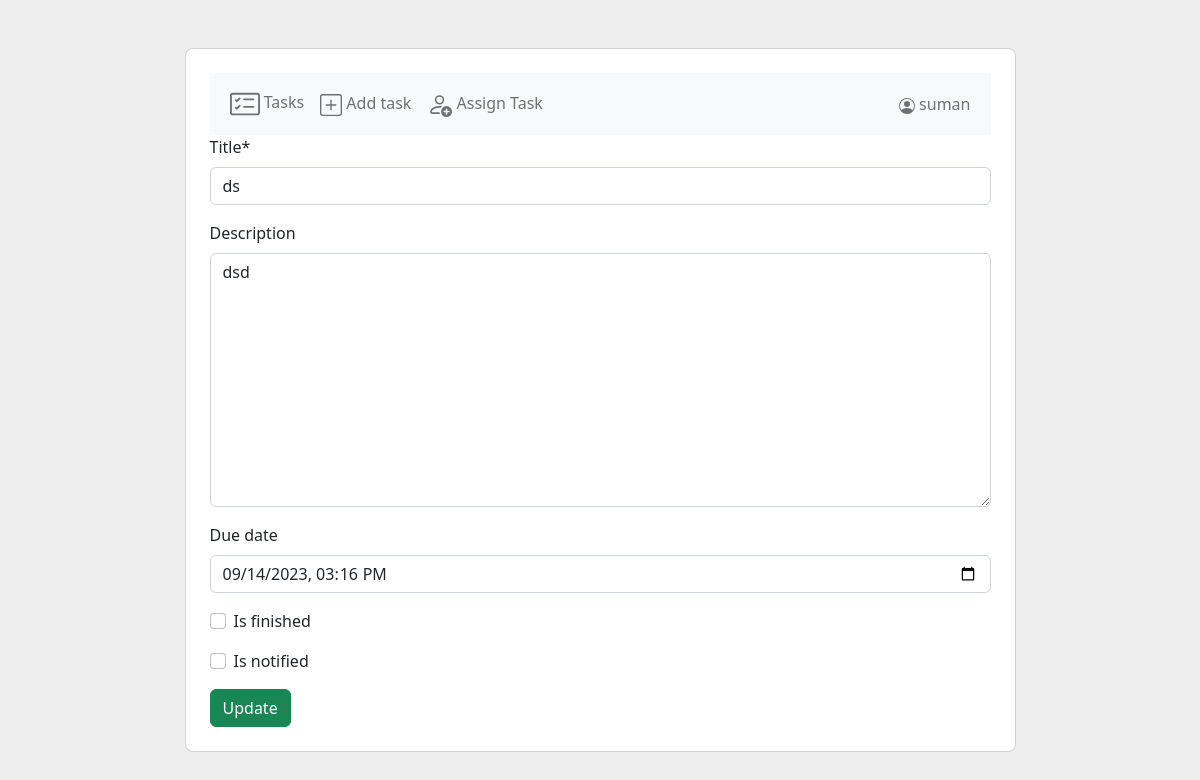
Page /task-update/2/ (signed in) on the committed database.
### users/models.py (models this page shows, shortened)
class Account(AbstractBaseUser, PermissionsMixin):
    username = models.CharField(max_length=60, unique=True)
    phone_number = models.CharField(
        max_length=11, verbose_name="Phone number", unique=True)
    first_name = models.CharField(max_length=100, verbose_name="First Name")
    last_name = models.CharField(max_length=100, null=True, blank=True)
    date_joined = models.DateTimeField(
        verbose_name="Date joined", auto_now_add=True)
    last_login = models.DateTimeField(verbose_name="Last login", auto_now=True)
    is_admin = models.BooleanField(default=False)
    is_active = models.BooleanField(default=True)
    is_staff = models.BooleanField(default=False)
    is_superuser = models.BooleanField(default=False)
    USERNAME_FIELD = 'username'
    REQUIRED_FIELDS = ['first_name', 'last_name', 'phone_number']
    objects = AccountManager()

### reminder/models.py (models this page shows, shortened)
class Task(models.Model):
    title = models.CharField(max_length=100)
    description = models.TextField(null=True, blank=True)
    due_date = models.DateTimeField(null=True, blank=True)
    is_finished = models.BooleanField(default=False)
    is_notified = models.BooleanField(default=False)
    is_assigned = models.BooleanField(default=False)
    assigned_by = models.ForeignKey(
        settings.AUTH_USER_MODEL, on_delete=models.SET_NULL, null=True, related_name='item_assigned')
    owner = models.ForeignKey(
        settings.AUTH_USER_MODEL, on_delete=models.CASCADE, related_name='item_created')
    class Meta:
        ordering = ('due_date',)

### reminder/views.py (the view)
class ReminderUpdate(LoginRequiredMixin, UpdateView):
    model = Task
    form_class = ReminderUpdateForm
    template_name = 'reminder/task_update.html'
    success_url = reverse_lazy('reminder:tasks')

### reminder/forms.py
class ReminderUpdateForm(ModelForm):
    class Meta:
        model = Task
        fields = ['title', 'description',
                  'due_date', 'is_finished', 'is_notified']
        widgets = {
            'due_date': widgets.DateTimeInput(attrs={'type': 'datetime-local'}),
        }

### reminder/templates/reminder/task_update.html (shortened to what this page needs)
<!DOCTYPE html>
{% extends 'reminder/base.html' %}
{% block body %}
{% load crispy_forms_tags %}
 <form action="" method="post">
        {{ form|crispy }}
        <button type="submit" class="btn btn-success">Update</button>
    </form>
{% endblock body %}

### reminder/templates/reminder/base.html (shortened to what this page needs)
<!doctype html>
<html lang="en">
  <head>
    <link href="https://cdn.jsdelivr.net/npm/bootstrap@5.2.2/dist/css/bootstrap.min.css" rel="stylesheet">
  </head>
  <body>
    <section class="vh-100" style="background-color: #eee;">
        <div class="container py-5 h-100">
          <div class="row d-flex justify-content-center align-items-center h-100">
            <div class="col col-lg-9 col-xl-9">
              <div class="card rounded-3">
                <div class="card-body p-4">
                  <nav class="navbar navbar-expand-lg navbar-light bg-light">
                    <div class="container-fluid">
                      <ul class="navbar-nav me-auto mb-2 mb-lg-0">
                        <li class="nav-item ">
                          <a class="nav-link {% block tasks_active %}{% endblock tasks_active %}" href="{% url 'reminder:tasks' %}">
                            Tasks
                          </a>
                        </li>
                      </ul>
                      <div class="collapse navbar-collapse" id="navbarSupportedContent">
                        <ul class="navbar-nav me-auto mb-2 mb-lg-0">
                          <li class="nav-item">
                            <a class="nav-link {% block add_task_active %}{% endblock add_task_active %}" href="{% url 'reminder:task_add' %}">
                              Add task
                            </a>
                          </li>
                          <li class="nav-item">
                            <a class="nav-link {% block assign_task_active %}{% endblock assign_task_active %}" href="{% url 'reminder:task_assign' %}">
                              Assign Task
                            </a>
                          </li>
                        </ul>
                        <ul class="navbar-nav">
                          <li class="nav-item dropdown">
                            <a class="nav-link" href="#" id="navbarDropdown" role="button" data-bs-toggle="dropdown" aria-expanded="false">
                              {{user.first_name}}
                            </a>
                          </li>
                        </ul>
                      </div>
                    </div>
                  </nav>
                    {% block body %}
                    {% endblock body %}
                </div>
              </div>
            </div>
          </div>
        </div>
      </section>
  </body>
</html>

### rows in the picture
Account: first_name "suman"
Task: title "ds", description "dsd", due_date "09/14/2023 15:16"
